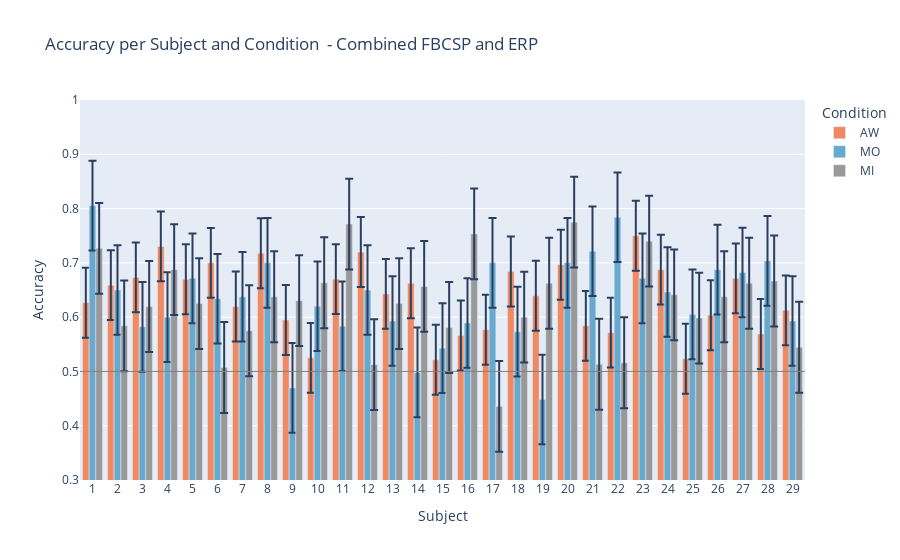

The cell this chart's notebook holds for it:
### Code cell
# Create a DataFrame to organize the data
data = []
for subject_id, scores in AW_results['Combined'].items():
    data.append({
        'Subject': subject_id,
        'Condition': 'AW',
        'Accuracy': scores['average_accuracy']
    })
for subject_id, scores in MO_results['Combined'].items():
    data.append({
        'Subject': subject_id,
        'Condition': 'MO',
        'Accuracy': scores['average_accuracy']
    })
for subject_id, scores in MI_results['Combined'].items():
    data.append({
        'Subject': subject_id,
        'Condition': 'MI',
        'Accuracy': scores['average_accuracy']
    })

df = pd.DataFrame(data)
df_grouped = df.iloc[:,1:].groupby('Condition').agg(['mean', 'std'])
print(df_grouped)

# Calculate means and stds for error bars
means = df.groupby('Condition')['Accuracy'].mean()
stds = df.groupby('Condition')['Accuracy'].std()

# Create Plotly grouped bar chart with error bars
fig = go.Figure()

for condition in df['Condition'].unique():
    cond_df = df[df['Condition'] == condition]
    fig.add_trace(go.Bar(
        x=cond_df['Subject'],
        y=cond_df['Accuracy'],
        name=condition,
        marker_color=colors[condition],
        error_y=dict(
            type='data',
            array=[stds[condition]] * len(cond_df),  # same std for all bars in this condition
            visible=True
        )
    ))

# Add chance level line
fig.add_hline(y=0.5, line_width=1, line_color="gray")

# Update layout to show subject IDs on x-axis ticks
fig.update_layout(
    barmode='group',
    xaxis_title='Subject',
    yaxis_title='Accuracy',
    title='Accuracy per Subject and Condition  - Combined FBCSP and ERP',
    legend_title_text='Condition',
    xaxis=dict(
        tickmode='array',
        tickvals=df['Subject'].unique(),
        ticktext=df['Subject'].unique()
    ),
    yaxis=dict(range=[0.3, 1.0], tick0=0.4, dtick=0.1),
)

fig.show()

### Figure 1 — Plotly figure (JSON) as saved in the notebook; plotly's stock layout.template omitted (floating-point values rounded to 4 significant figures)
{"data": [{"error_y": {"array": [0.0644, 0.0644, 0.0644, 0.0644, 0.0644, 0.0644, 0.0644, 0.0644, 0.0644, 0.0644, 0.0644, 0.0644, 0.0644, 0.0644, 0.0644, 0.0644, 0.0644, 0.0644, 0.0644, 0.0644, 0.0644, 0.0644, 0.0644, 0.0644, 0.0644, 0.0644, 0.0644, 0.0644, 0.0644], "type": "data", "visible": true}, "marker": {"color": "#ef8a62"}, "name": "AW", "type": "bar", "x": ["1", "2", "3", "4", "5", "6", "7", "8", "9", "10", "11", "12", "13", "14", "15", "16", "17", "18", "19", "20", "21", "22", "23", "24", "25", "26", "27", "28", "29"], "y": [0.6267, 0.6589, 0.6732, 0.7304, 0.6696, 0.7, 0.6196, 0.7179, 0.5946, 0.525, 0.67, 0.72, 0.6429, 0.6625, 0.5214, 0.5661, 0.5768, 0.6839, 0.6393, 0.6964, 0.5839, 0.5714, 0.75, 0.6875, 0.5232, 0.6036, 0.6714, 0.569, 0.6125]}, {"error_y": {"array": [0.08255, 0.08255, 0.08255, 0.08255, 0.08255, 0.08255, 0.08255, 0.08255, 0.08255, 0.08255, 0.08255, 0.08255, 0.08255, 0.08255, 0.08255, 0.08255, 0.08255, 0.08255, 0.08255, 0.08255, 0.08255, 0.08255, 0.08255, 0.08255, 0.08255, 0.08255, 0.08255, 0.08255, 0.08255], "type": "data", "visible": true}, "marker": {"color": "#67a9cf"}, "name": "MO", "type": "bar", "x": ["1", "2", "3", "4", "5", "6", "7", "8", "9", "10", "11", "12", "13", "14", "15", "16", "17", "18", "19", "20", "21", "22", "23", "24", "25", "26", "27", "28", "29"], "y": [0.8054, 0.65, 0.5821, 0.6, 0.6714, 0.6339, 0.6375, 0.7, 0.4696, 0.62, 0.5833, 0.65, 0.5929, 0.4982, 0.5429, 0.5893, 0.7, 0.5732, 0.4482, 0.7, 0.7214, 0.7839, 0.6714, 0.6464, 0.605, 0.6875, 0.6821, 0.7036, 0.5929]}, {"error_y": {"array": [0.0837, 0.0837, 0.0837, 0.0837, 0.0837, 0.0837, 0.0837, 0.0837, 0.0837, 0.0837, 0.0837, 0.0837, 0.0837, 0.0837, 0.0837, 0.0837, 0.0837, 0.0837, 0.0837, 0.0837, 0.0837, 0.0837, 0.0837, 0.0837, 0.0837, 0.0837, 0.0837, 0.0837, 0.0837], "type": "data", "visible": true}, "marker": {"color": "#999999"}, "name": "MI", "type": "bar", "x": ["1", "2", "3", "4", "5", "6", "7", "8", "9", "10", "11", "12", "13", "14", "15", "16", "17", "18", "19", "20", "21", "22", "23", "24", "25", "26", "27", "28", "29"], "y": [0.7268, 0.5839, 0.6196, 0.6875, 0.625, 0.5071, 0.575, 0.6375, 0.6304, 0.6633, 0.7714, 0.5125, 0.625, 0.6567, 0.581, 0.7533, 0.4357, 0.6, 0.6625, 0.775, 0.5133, 0.5161, 0.74, 0.6411, 0.5982, 0.6375, 0.6625, 0.6667, 0.5446]}], "layout": {"barmode": "group", "legend": {"title": {"text": "Condition"}}, "shapes": [{"line": {"color": "gray", "width": 1}, "type": "line", "x0": 0, "x1": 1, "xref": "x domain", "y0": 0.5, "y1": 0.5, "yref": "y"}], "title": {"text": "Accuracy per Subject and Condition  - Combined FBCSP and ERP"}, "xaxis": {"tickmode": "array", "ticktext": ["1", "2", "3", "4", "5", "6", "7", "8", "9", "10", "11", "12", "13", "14", "15", "16", "17", "18", "19", "20", "21", "22", "23", "24", "25", "26", "27", "28", "29"], "tickvals": ["1", "2", "3", "4", "5", "6", "7", "8", "9", "10", "11", "12", "13", "14", "15", "16", "17", "18", "19", "20", "21", "22", "23", "24", "25", "26", "27", "28", "29"], "title": {"text": "Subject"}}, "yaxis": {"dtick": 0.1, "range": [0.3, 1], "tick0": 0.4, "title": {"text": "Accuracy"}}}}
